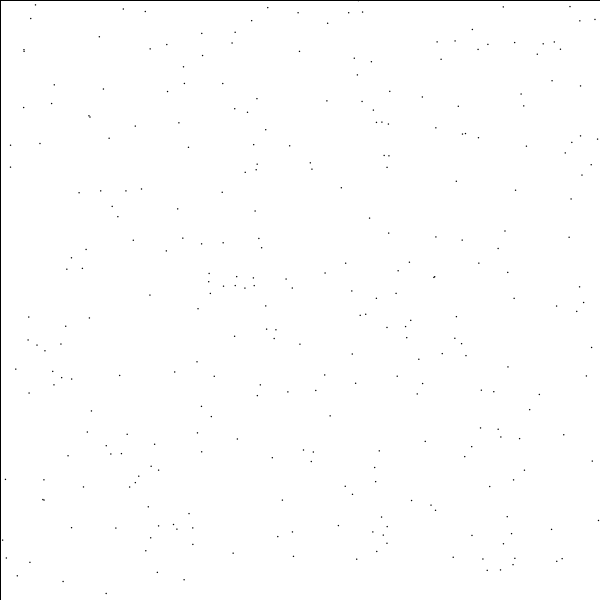
Frame 1 (no input)
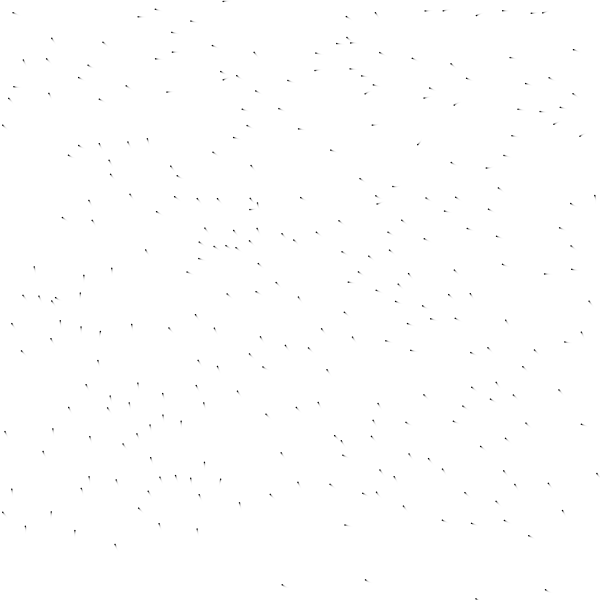
Frame 60 (the mouse pressed at the canvas centre just before this capture)
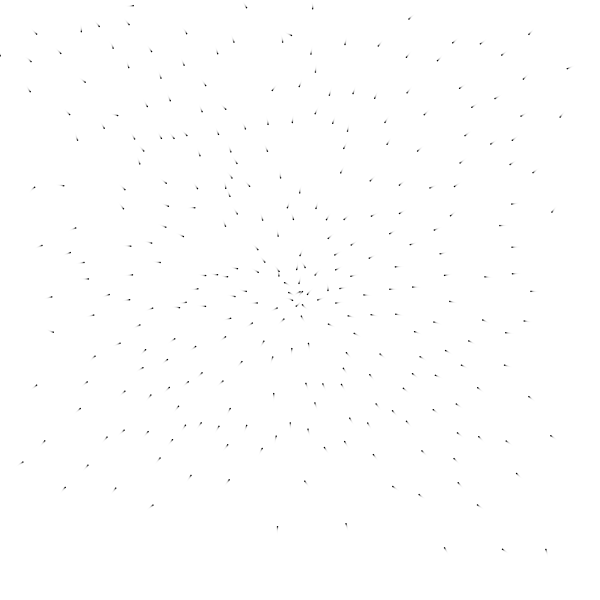
Frame 120 (the mouse held since frame 60 and released just before this capture)

The Processing sketch that drew these frames (run headless with seeded random() and noise(); from frame 60 on, the mouse is pressed at the canvas centre):

// Processing sketch: processing_129777
// ── processing_129777.pde

FlockingGame g;

void setup(){
  size(600,600);
  //frameRate(60);
  g = new FlockingGame(300);
  background(255);
}

void draw(){
  fill(255,128);
  rect(0,0,600,600);
  //background(255);
  g.update();
}

///////////////////////////////////////////////////////////
//CLASS BIRD
///////////////////////////////////////////////////////////
class Bird{
  PVector pos; 
  PVector vel; //velocity
  PVector tar;
  PVector desiredHeading;
  BirdAI ai;
  float tsa; //turn step angle
  ArrayList neighbors;
  float seeDist;
  Bird(float x, float y){
    pos = new PVector();
    tar = new PVector();
    pos.x = x;
    pos.y = y;
    vel = PVector.random2D();
    vel.mult(2.5);
    vel.set(1,0,0);
    desiredHeading = new PVector();
    ai = new BirdAI();
    tsa = PI/50;
    seeDist = 50;
    neighbors = new ArrayList();
  }
////////////////////////////////////////////////////////////
//step 1: collect information (find neighbors)
////////////////////////////////////////////////////////////
  void findNeighbors(ArrayList allBirds){
    neighbors = new ArrayList(); //clean ArrayList
    PVector otherPos = new PVector();
    for(int i = 0; i< allBirds.size(); i++){
      Bird b = (Bird) allBirds.get(i);
      if (this != b){//do not compare with self
        otherPos.set(b.pos);
        float dist = pos.dist(otherPos);
        if (dist < seeDist) {
          neighbors.add(b);
        }
      }
    }
  }

/////////////////////////////////////////////////////////////
//step 2: take action
/////////////////////////////////////////////////////////////
  void update(PVector inTar){
    tar.set(inTar);
    ai.update(pos, tar, neighbors);
    desiredHeading = ai.whereTo();
    float r = tsa * sign();
    vel.rotate(r);
    pos.add(vel);
    render();
  }
  
  int sign() {
    int a = -(int) Math.signum(vel.y*desiredHeading.x - vel.x*desiredHeading.y);
    return a;
  }
  
  void render(){
    fill(0);
    noStroke();
    pushMatrix();
      translate(pos.x,pos.y);
      rotate(vel.heading()+PI/2);
      ellipse(0,0,1.5,1.5);
      /*beginShape();
        vertex(-2,0);
        vertex(0,7);
        vertex(2,0);
      endShape(CLOSE);*/
    popMatrix();
  }
}

class BirdAI{
  ArrayList neighbors;
  Bird me;
  PVector pos; PVector tar;
  PVector avoidHeading; float avoidFactor;
  PVector copyHeading; float copyFactor;
  PVector centerHeading; float centerFactor;
  PVector targetHeading; float targetFactor;
  PVector desiredHeading;
  
  BirdAI(){
    pos = new PVector();
    tar = new PVector();
    avoidHeading = new PVector();
    copyHeading = new PVector();
    centerHeading = new PVector();
    targetHeading = new PVector();
    desiredHeading = new PVector();
  }
  void update(PVector inPos, PVector inTar, ArrayList inNeighbors){
    neighbors = inNeighbors;
    pos.set(inPos);
    tar.set(inTar);
    avoidHeading.set(avoidV());
    //copyHeading = copyV();
    centerHeading.set(centerV());
    targetHeading.set(targetV());
    //desiredHeading.set(avoidHeading);
  }
  PVector avoidV(){
    PVector aV = new PVector();
    PVector tow = new PVector();
    for(int i = 0; i < neighbors.size(); i++){
      Bird n = (Bird) neighbors.get(i);
      tow.set(pos); tow.sub(n.pos);
      float d = tow.mag();
      tow.normalize();
      tow.mult(5/d);
      aV.add(tow);
    }
    aV.div(neighbors.size()+1);
    return aV;
  }
  
  PVector copyV(){
    PVector cpV = new PVector();
    //calculate copyV here
    return cpV;
  }
  
  PVector centerV(){
    PVector cnV = new PVector(0,0,0);
    for(int i = 0; i < neighbors.size(); i++){
      Bird b = (Bird) neighbors.get(i);
      cnV.add(b.pos);
    }
    cnV.div(neighbors.size()+1);
    PVector toC = new PVector();
    cnV.sub(pos);
    cnV.normalize();
    return cnV;
  }
  
  PVector targetV(){
    PVector tV = new PVector();
    tV.set(tar);
    tV.sub(pos);
    tV.normalize();
    return tV;
  }
  
  PVector whereTo(){
    avoidHeading.mult(10);
    //copyHeading.mult(1);
    centerHeading.mult(0.2);
    targetHeading.mult(1);
    desiredHeading.set(avoidHeading);
    //desiredHeading.add(copyHeading);
    desiredHeading.add(centerHeading);
    desiredHeading.add(targetHeading);
    return desiredHeading;
  }
  
}

class FlockingGame{
  ArrayList birds;
  int num;
  int time;
  Target t;
  FlockingGame(int inNum){
    num = inNum;
    t = new Target();
    birds = new ArrayList();
    for(int i=0; i<num; i++){
      birds.add(new Bird(random(0,600),random(0,600)));
    }
  }
  void update(){
    time++;
    t.update();
    for(int i = 0; i<birds.size(); i++){
      Bird b = (Bird) birds.get(i);
      b.findNeighbors(birds);
      b.update(t.getPos());
      float d = b.pos.dist(t.pos);
    }
  }
  void generate(){

  }
}

class Target{
  PVector pos;
  Target(){
    pos = new PVector(300,300,0);
  }
  void update(){
    pos.x = mouseX;
    pos.y = mouseY;
    pos.z = 0;
    show();
  }
  PVector getPos(){
    return pos;
  }
  void show(){
    fill(255,0,0);
    noStroke();
    //ellipse(pos.x,pos.y,10,10);
  }
}
